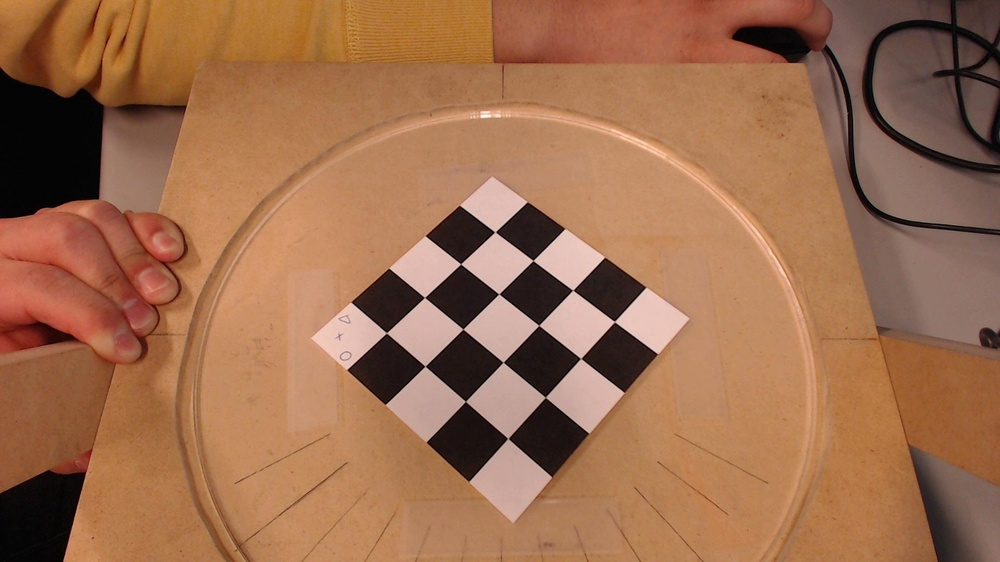
%> input picture Steven_Oh_ActivityArchive/020915/3-image1.jpg, 1000 x 562 px, shrunk from 1920 x 1080 before the run
$ octave --eval "result = edgecolor('../020915/3-image1.jpg');"   (GNU Octave 9; MATLAB toolbox functions it lacks are replaced by stand-ins)
%> lines starting %> are read from the running program, lines starting %| are printed output that depends on the picture
%Finding edges of a color image
%Authors : Jeny Rajan, Chandrashekar P.S
%Usage edgecolor('abc.jpg');
function R=edgecolor(nm);
%> called with nm = '../020915/3-image1.jpg'
img=imread(nm);
%> img is the input picture: size 562x1000x3 uint8; mean R, G, B 156.9, 109.2, 78.4
[x y z]=size(img);
%> x = 562; y = 1000; z = 3
if z==1
    rslt=edge(img,'canny');
elseif z==3
    img1=rgb2ycbcr(img);
%> img1: size 562x1000x3 uint8; mean of channels 1, 2, 3 119, 107.4, 151.1
    dx1=edge(img1(:,:,1),'canny');
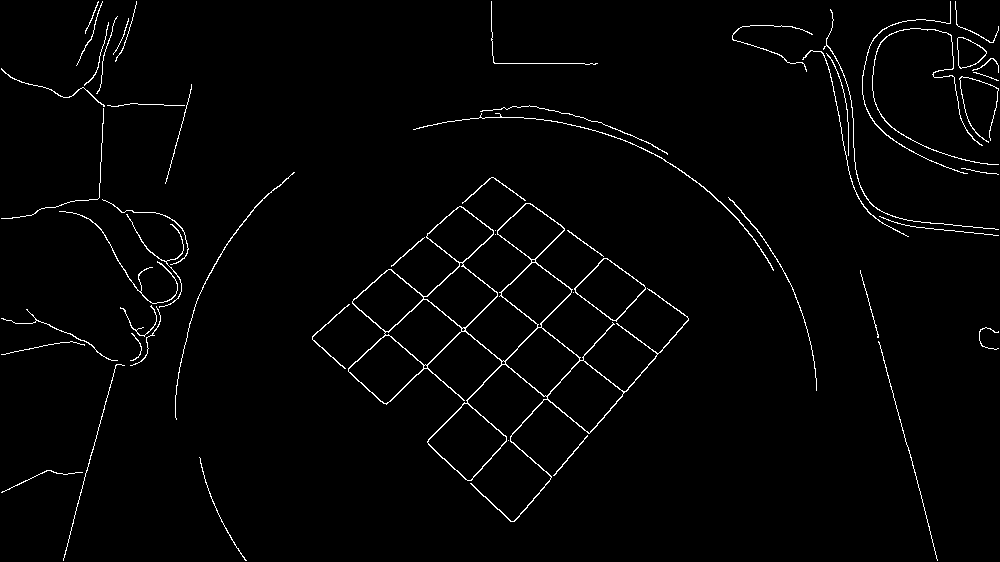
%> dx1: size 562x1000 logical; 1.9% white in thin lines or dots
    dx1=(dx1*255);
%> dx1: size 562x1000 double; 1.9% white in thin lines or dots
    img2(:,:,1)=dx1;
    img2(:,:,2)=img1(:,:,2);
    img2(:,:,3)=img1(:,:,3);
%> img2: size 562x1000x3 double; mean of channels 1, 2, 3 4.8, 107.4, 151.1
    rslt=ycbcr2rgb(uint8(img2));
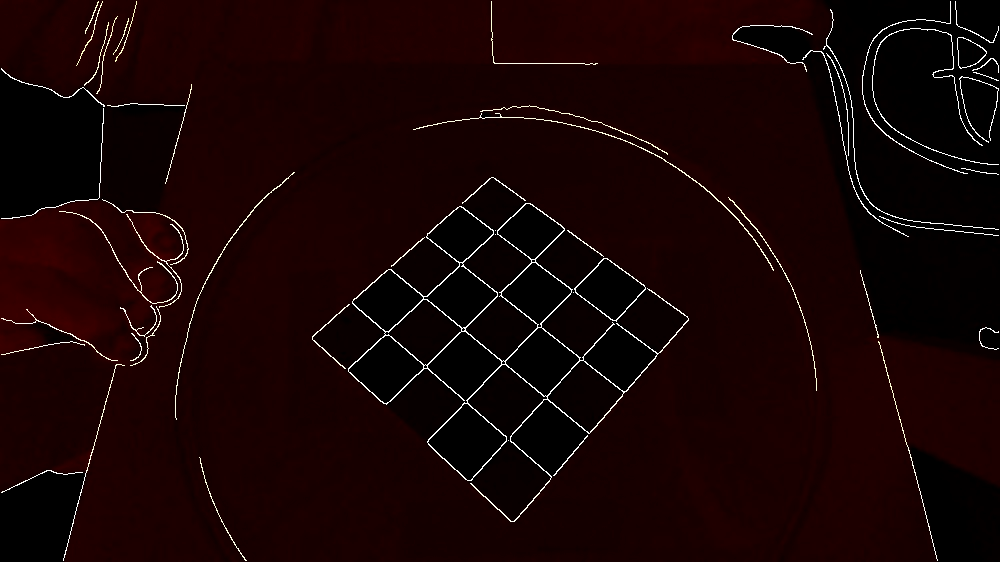
%> rslt: size 562x1000x3 uint8; mean R, G, B 24.3, 4.8, 4.7
end
R=rslt;

$ run again, on Steven_Oh_ActivityArchive/020915/3-image2.jpg
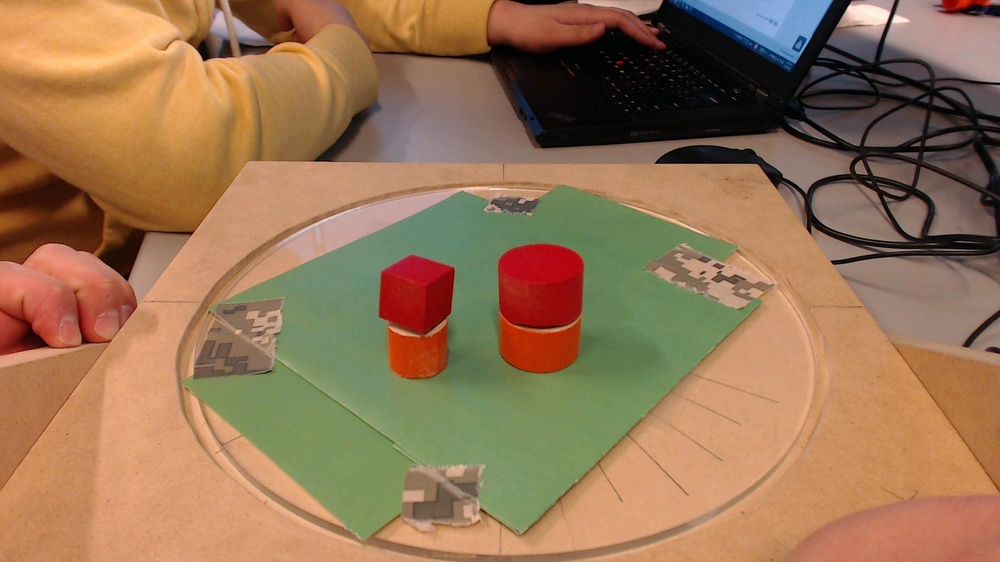
%> input picture Steven_Oh_ActivityArchive/020915/3-image2.jpg, 1000 x 562 px, shrunk from 1920 x 1080 before the run
%> in edgecolor, img is the input picture: size 562x1000x3 uint8; mean R, G, B 151.3, 116.5, 84.5
%> img1: size 562x1000x3 uint8; mean of channels 1, 2, 3 121.8, 108.8, 145.6
%> in edgecolor, `dx1=edge(img1(:,:,1),'canny');`:
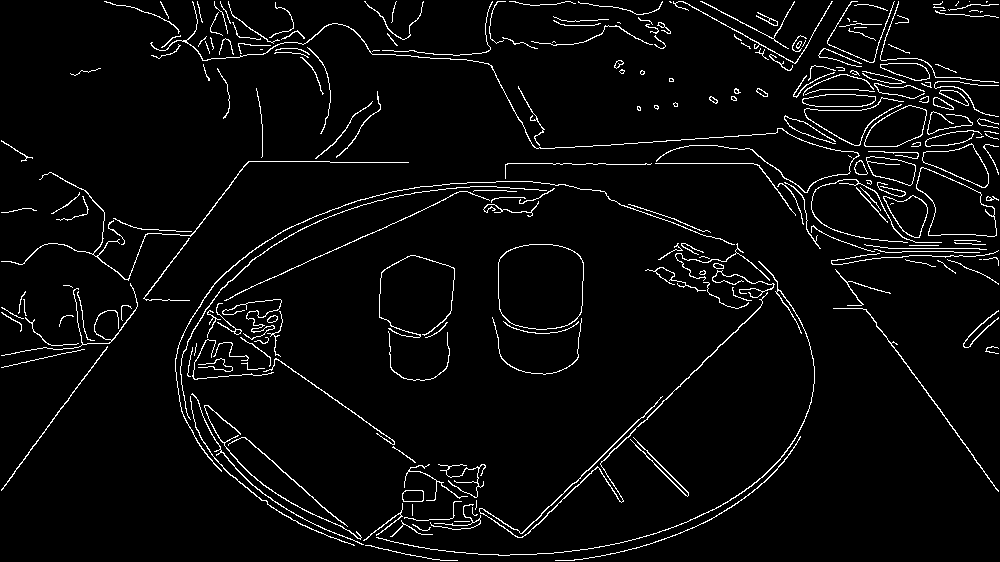
%> dx1: size 562x1000 logical; 4.1% white in thin lines or dots
%> img2: size 562x1000x3 double; mean of channels 1, 2, 3 10.5, 108.8, 145.6
%> in edgecolor, `rslt=ycbcr2rgb(uint8(img2));`:
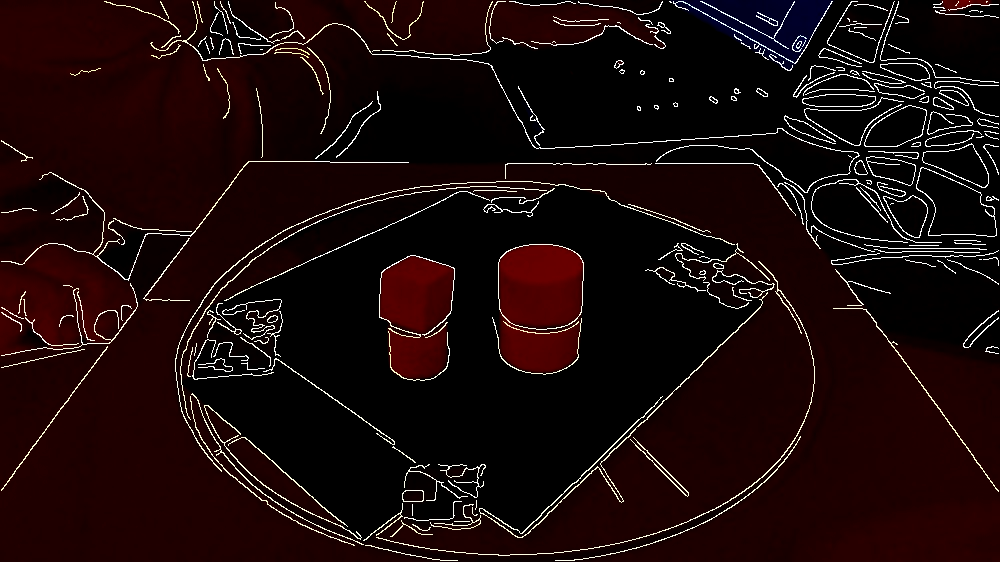
%> rslt: size 562x1000x3 uint8; mean R, G, B 27.3, 10.5, 10.3
